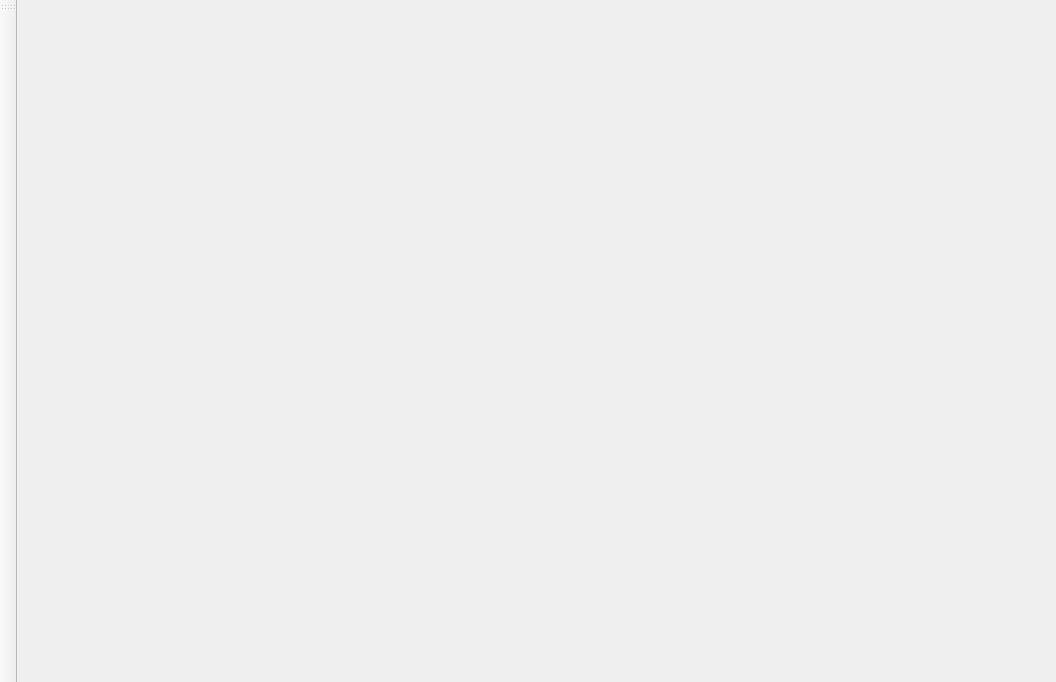
<?xml version="1.0" encoding="UTF-8"?>
<ui version="4.0">
 <class>MainWindow</class>
 <widget class="QMainWindow" name="MainWindow">
  <property name="geometry">
   <rect>
    <x>0</x>
    <y>0</y>
    <width>1056</width>
    <height>682</height>
   </rect>
  </property>
  <property name="windowTitle">
   <string>MainWindow</string>
  </property>
  <widget class="QWidget" name="widget">
   <layout class="QGridLayout" name="gridLayout">
    <property name="leftMargin">
     <number>0</number>
    </property>
    <property name="topMargin">
     <number>0</number>
    </property>
    <property name="rightMargin">
     <number>0</number>
    </property>
    <property name="bottomMargin">
     <number>0</number>
    </property>
    <property name="spacing">
     <number>0</number>
    </property>
    <item row="0" column="0">
     <widget class="QStackedWidget" name="sw_setWidget"/>
    </item>
   </layout>
  </widget>
  <widget class="QToolBar" name="toolBar">
   <property name="windowTitle">
    <string>toolBar</string>
   </property>
   <attribute name="toolBarArea">
    <enum>LeftToolBarArea</enum>
   </attribute>
   <attribute name="toolBarBreak">
    <bool>false</bool>
   </attribute>
  </widget>
 </widget>
 <resources/>
 <connections/>
</ui>
